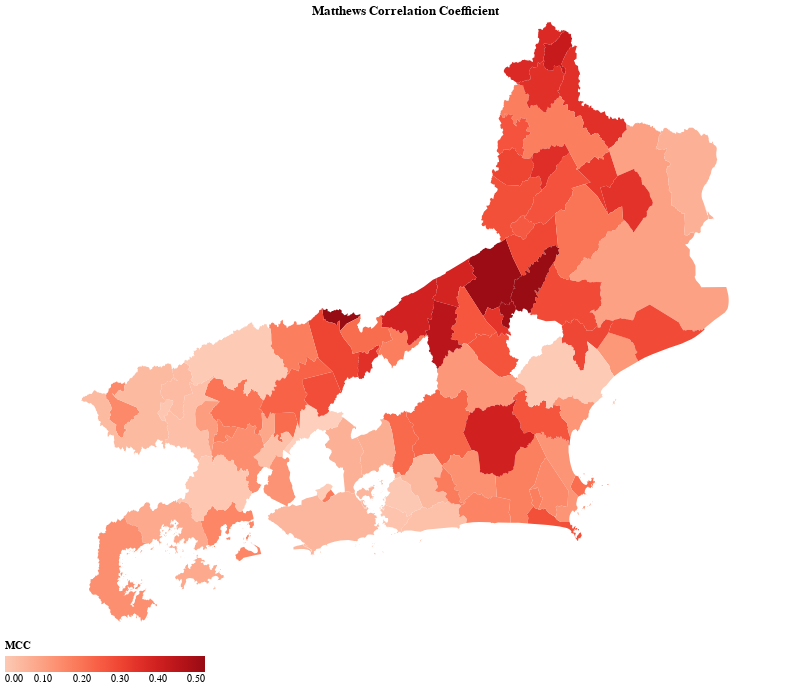

The notebook cell saved with this chart:
### Code cell
MCC = (
    alt.Chart(
        data=acertos,
        title='Matthews Correlation Coefficient',
        # padding={"left": 0, "top": 0, "right": 0, "bottom": 0},
    )
    .mark_geoshape()
    .encode(
        color=alt.Color(
            "MCC:Q",
            sort="ascending",
            scale=alt.Scale(
                scheme="reds",
                domainMin=0,
            ),
            legend=alt.Legend(
                title="MCC",
                orient="bottom",
                tickCount=10,
            ),
        ),
        tooltip=["name_muni:N",  "MCC:Q"],
    )  # .add_params(select_year)#.transform_filter(select_year)
    .properties(width=800, height=600)
)
MCC

### Figure 1 — Vega-Lite specification as saved in the notebook (floating-point values rounded to 4 significant figures; data arrays with more than 128 entries replaced by an {"elided": "..."} marker saying what was removed)
{"config": {"view": {"continuousWidth": 300, "continuousHeight": 300}}, "data": {"name": "data-63f2f8b774454189166a98bbeea2af08"}, "mark": {"type": "geoshape"}, "encoding": {"color": {"field": "MCC", "legend": {"orient": "bottom", "tickCount": 10, "title": "MCC"}, "scale": {"domainMin": 0, "scheme": "reds"}, "sort": "ascending", "type": "quantitative"}, "tooltip": [{"field": "name_muni", "type": "nominal"}, {"field": "MCC", "type": "quantitative"}]}, "height": 600, "title": "Matthews Correlation Coefficient", "width": 800, "$schema": "https://vega.github.io/schema/vega-lite/v5.15.1.json", "datasets": {"data-63f2f8b774454189166a98bbeea2af08": [{"receptivo": 255, "epi": 41, "residual": 20, "TP": 21, "FP": 234, "FN": 20, "TN": 433, "code_muni": 3300100, "name_muni": "Angra Dos Reis", "accuracy": 0.6412, "MCC": 0.07852, "type": "Feature", "geometry": {"type": "MultiPolygon", "coordinates": {"elided": "143 rows, 3292 float values in total"}}}, {"receptivo": 124, "epi": 18, "residual": 4, "TP": 14, "FP": 110, "FN": 4, "TN": 580, "code_muni": 3300159, "name_muni": "Aperibé", "accuracy": 0.839, "MCC": 0.2561, "type": "Feature", "geometry": {"type": "MultiPolygon", "coordinates": {"elided": "1x1x74x2 float values"}}}, {"receptivo": 271, "epi": 13, "residual": 0, "TP": 13, "FP": 258, "FN": 0, "TN": 437, "code_muni": 3300209, "name_muni": "Araruama", "accuracy": 0.6356, "MCC": 0.1737, "type": "Feature", "geometry": {"type": "MultiPolygon", "coordinates": {"elided": "1x1x122x2 float values"}}}, {"receptivo": 76, "epi": 28, "residual": 10, "TP": 18, "FP": 58, "FN": 10, "TN": 622, "code_muni": 3300225, "name_muni": "Areal", "accuracy": 0.904, "MCC": 0.351, "type": "Feature", "geometry": {"type": "MultiPolygon", "coordinates": {"elided": "1x1x95x2 float values"}}}, {"receptivo": 84, "epi": 32, "residual": 18, "TP": 14, "FP": 70, "FN": 18, "TN": 606, "code_muni": 3300233, "name_muni": "Armação Dos Búzios", "accuracy": 0.8757, "MCC": 0.2145, "type": "Feature", "geometry": {"type": "MultiPolygon", "coordinates": {"elided": "24 rows, 462 float values in total"}}}, {"receptivo": 180, "epi": 23, "residual": 2, "TP": 21, "FP": 159, "FN": 2, "TN": 526, "code_muni": 3300258, "name_muni": "Arraial Do Cabo", "accuracy": 0.7726, "MCC": 0.2772, "type": "Feature", "geometry": {"type": "MultiPolygon", "coordinates": {"elided": "6 rows, 322 float values in total"}}}, {"receptivo": 274, "epi": 26, "residual": 3, "TP": 23, "FP": 251, "FN": 3, "TN": 431, "code_muni": 3300308, "name_muni": "Barra Do Piraí", "accuracy": 0.6412, "MCC": 0.1995, "type": "Feature", "geometry": {"type": "MultiPolygon", "coordinates": {"elided": "1x1x251x2 float values"}}}, {"receptivo": 266, "epi": 6, "residual": 3, "TP": 3, "FP": 263, "FN": 3, "TN": 439, "code_muni": 3300407, "name_muni": "Barra Mansa", "accuracy": 0.6243, "MCC": 0.02373, "type": "Feature", "geometry": {"type": "MultiPolygon", "coordinates": {"elided": "1x1x314x2 float values"}}}, {"receptivo": 305, "epi": 0, "residual": 0, "TP": 0, "FP": 305, "FN": 0, "TN": 403, "code_muni": 3300456, "name_muni": "Belford Roxo", "accuracy": 0.5692, "MCC": null, "type": "Feature", "geometry": {"type": "MultiPolygon", "coordinates": [[[[-43.43, -22.73], [-43.43, -22.72], [-43.43, -22.72], [-43.43, -22.72], [-43.43, -22.7], [-43.42, -22.7], [-43.42, -22.7], [-43.41, -22.7], [-43.41, -22.69], [-43.4, -22.7], [-43.4, -22.69], [-43.39, -22.69], [-43.39, -22.69], [-43.39, -22.69], [-43.38, -22.69], [-43.38, -22.69], [-43.38, -22.69], [-43.38, -22.69], [-43.38, -22.69], [-43.38, -22.69], [-43.37, -22.69], [-43.37, -22.69], [-43.37, -22.69], [-43.35, -22.7], [-43.35, -22.7], [-43.34, -22.69], [-43.34, -22.7], [-43.33, -22.7], [-43.33, -22.7], [-43.33, -22.71], [-43.32, -22.71], [-43.33, -22.73], [-43.33, -22.76], [-43.39, -22.77], [-43.4, -22.78], [-43.42, -22.76], [-43.41, -22.76], [-43.42, -22.75], [-43.42, -22.75], [-43.43, -22.73]]]]}}, {"receptivo": 63, "epi": 7, "residual": 1, "TP": 6, "FP": 57, "FN": 1, "TN": 644, "code_muni": 3300506, "name_muni": "Bom Jardim", "accuracy": 0.9181, "MCC": 0.2696, "type": "Feature", "geometry": {"type": "MultiPolygon", "coordinates": {"elided": "1x1x134x2 float values"}}}, {"receptivo": 244, "epi": 66, "residual": 9, "TP": 57, "FP": 187, "FN": 9, "TN": 455, "code_muni": 3300605, "name_muni": "Bom Jesus Do Itabapoana", "accuracy": 0.7232, "MCC": 0.3502, "type": "Feature", "geometry": {"type": "MultiPolygon", "coordinates": {"elided": "1x1x360x2 float values"}}}, {"receptivo": 315, "epi": 28, "residual": 7, "TP": 21, "FP": 294, "FN": 7, "TN": 386, "code_muni": 3300704, "name_muni": "Cabo Frio", "accuracy": 0.5749, "MCC": 0.1246, "type": "Feature", "geometry": {"type": "MultiPolygon", "coordinates": {"elided": "13 rows, 482 float values in total"}}}, {"receptivo": 163, "epi": 11, "residual": 0, "TP": 11, "FP": 152, "FN": 0, "TN": 545, "code_muni": 3300803, "name_muni": "Cachoeiras De Macacu", "accuracy": 0.7853, "MCC": 0.2297, "type": "Feature", "geometry": {"type": "MultiPolygon", "coordinates": {"elided": "1x1x249x2 float values"}}}, {"receptivo": 105, "epi": 9, "residual": 0, "TP": 9, "FP": 96, "FN": 0, "TN": 603, "code_muni": 3300902, "name_muni": "Cambuci", "accuracy": 0.8644, "MCC": 0.2719, "type": "Feature", "geometry": {"type": "MultiPolygon", "coordinates": {"elided": "1x1x139x2 float values"}}}, {"receptivo": 93, "epi": 11, "residual": 6, "TP": 5, "FP": 88, "FN": 6, "TN": 609, "code_muni": 3300936, "name_muni": "Carapebus", "accuracy": 0.8672, "MCC": 0.1202, "type": "Feature", "geometry": {"type": "MultiPolygon", "coordinates": [[[[-41.75, -22.16], [-41.69, -22.11], [-41.59, -22.13], [-41.58, -22.14], [-41.57, -22.14], [-41.57, -22.15], [-41.57, -22.15], [-41.56, -22.15], [-41.55, -22.16], [-41.55, -22.17], [-41.55, -22.18], [-41.55, -22.18], [-41.55, -22.18], [-41.54, -22.19], [-41.54, -22.19], [-41.54, -22.19], [-41.54, -22.2], [-41.55, -22.2], [-41.55, -22.2], [-41.55, -22.22], [-41.55, -22.23], [-41.54, -22.23], [-41.54, -22.23], [-41.54, -22.23], [-41.54, -22.24], [-41.65, -22.28], [-41.69, -22.3], [-41.69, -22.29], [-41.69, -22.29], [-41.7, -22.28], [-41.7, -22.28], [-41.7, -22.28], [-41.7, -22.28], [-41.71, -22.28], [-41.71, -22.27], [-41.71, -22.27], [-41.71, -22.26], [-41.77, -22.18], [-41.75, -22.16]]]]}}, {"receptivo": 32, "epi": 11, "residual": 1, "TP": 10, "FP": 22, "FN": 1, "TN": 675, "code_muni": 3300951, "name_muni": "Comendador Levy Gasparian", "accuracy": 0.9675, "MCC": 0.5224, "type": "Feature", "geometry": {"type": "MultiPolygon", "coordinates": {"elided": "1x1x88x2 float values"}}}, {"receptivo": 216, "epi": 17, "residual": 7, "TP": 10, "FP": 206, "FN": 7, "TN": 485, "code_muni": 3301009, "name_muni": "Campos Dos Goytacazes", "accuracy": 0.6992, "MCC": 0.09646, "type": "Feature", "geometry": {"type": "MultiPolygon", "coordinates": {"elided": "2 rows, 1166 float values in total"}}}, {"receptivo": 84, "epi": 40, "residual": 8, "TP": 32, "FP": 52, "FN": 8, "TN": 616, "code_muni": 3301108, "name_muni": "Cantagalo", "accuracy": 0.9153, "MCC": 0.5156, "type": "Feature", "geometry": {"type": "MultiPolygon", "coordinates": {"elided": "1x1x197x2 float values"}}}, {"receptivo": 163, "epi": 27, "residual": 1, "TP": 26, "FP": 137, "FN": 1, "TN": 544, "code_muni": 3301157, "name_muni": "Cardoso Moreira", "accuracy": 0.8051, "MCC": 0.3466, "type": "Feature", "geometry": {"type": "MultiPolygon", "coordinates": {"elided": "1x1x102x2 float values"}}}, {"receptivo": 71, "epi": 31, "residual": 11, "TP": 20, "FP": 51, "FN": 11, "TN": 626, "code_muni": 3301207, "name_muni": "Carmo", "accuracy": 0.9124, "MCC": 0.3882, "type": "Feature", "geometry": {"type": "MultiPolygon", "coordinates": {"elided": "1x1x138x2 float values"}}}, {"receptivo": 157, "epi": 23, "residual": 4, "TP": 19, "FP": 138, "FN": 4, "TN": 547, "code_muni": 3301306, "name_muni": "Casimiro De Abreu", "accuracy": 0.7994, "MCC": 0.2666, "type": "Feature", "geometry": {"type": "MultiPolygon", "coordinates": {"elided": "2 rows, 596 float values in total"}}}, {"receptivo": 82, "epi": 8, "residual": 0, "TP": 8, "FP": 74, "FN": 0, "TN": 626, "code_muni": 3301405, "name_muni": "Conceição De Macabu", "accuracy": 0.8955, "MCC": 0.2954, "type": "Feature", "geometry": {"type": "MultiPolygon", "coordinates": {"elided": "1x1x159x2 float values"}}}, {"receptivo": 116, "epi": 40, "residual": 13, "TP": 27, "FP": 89, "FN": 13, "TN": 579, "code_muni": 3301504, "name_muni": "Cordeiro", "accuracy": 0.8559, "MCC": 0.3379, "type": "Feature", "geometry": {"type": "MultiPolygon", "coordinates": {"elided": "1x1x74x2 float values"}}}, {"receptivo": 41, "epi": 3, "residual": 0, "TP": 3, "FP": 38, "FN": 0, "TN": 667, "code_muni": 3301603, "name_muni": "Duas Barras", "accuracy": 0.9463, "MCC": 0.2631, "type": "Feature", "geometry": {"type": "MultiPolygon", "coordinates": {"elided": "1x1x144x2 float values"}}}, {"receptivo": 323, "epi": 5, "residual": 1, "TP": 4, "FP": 319, "FN": 1, "TN": 384, "code_muni": 3301702, "name_muni": "Duque De Caxias", "accuracy": 0.548, "MCC": 0.05821, "type": "Feature", "geometry": {"type": "MultiPolygon", "coordinates": {"elided": "1x1x174x2 float values"}}}, {"receptivo": 56, "epi": 8, "residual": 3, "TP": 5, "FP": 51, "FN": 3, "TN": 649, "code_muni": 3301801, "name_muni": "Engenheiro Paulo De Frontin", "accuracy": 0.9237, "MCC": 0.2162, "type": "Feature", "geometry": {"type": "MultiPolygon", "coordinates": {"elided": "1x1x79x2 float values"}}}, {"receptivo": 132, "epi": 8, "residual": 0, "TP": 8, "FP": 124, "FN": 0, "TN": 576, "code_muni": 3301850, "name_muni": "Guapimirim", "accuracy": 0.8249, "MCC": 0.2233, "type": "Feature", "geometry": {"type": "MultiPolygon", "coordinates": {"elided": "1x1x148x2 float values"}}}, {"receptivo": 216, "epi": 43, "residual": 16, "TP": 27, "FP": 189, "FN": 16, "TN": 476, "code_muni": 3301876, "name_muni": "Iguaba Grande", "accuracy": 0.7105, "MCC": 0.1783, "type": "Feature", "geometry": {"type": "MultiPolygon", "coordinates": [[[[-42.25, -22.8], [-42.25, -22.79], [-42.21, -22.79], [-42.21, -22.78], [-42.2, -22.78], [-42.2, -22.79], [-42.2, -22.8], [-42.2, -22.8], [-42.19, -22.8], [-42.2, -22.8], [-42.19, -22.81], [-42.19, -22.82], [-42.18, -22.83], [-42.21, -22.88], [-42.23, -22.87], [-42.24, -22.86], [-42.25, -22.85], [-42.24, -22.84], [-42.25, -22.8]]]]}}, {"receptivo": 169, "epi": 31, "residual": 21, "TP": 10, "FP": 159, "FN": 21, "TN": 518, "code_muni": 3301900, "name_muni": "Itaboraí", "accuracy": 0.7458, "MCC": 0.04211, "type": "Feature", "geometry": {"type": "MultiPolygon", "coordinates": {"elided": "2 rows, 348 float values in total"}}}, {"receptivo": 207, "epi": 0, "residual": 0, "TP": 0, "FP": 207, "FN": 0, "TN": 501, "code_muni": 3302007, "name_muni": "Itaguaí", "accuracy": 0.7076, "MCC": null, "type": "Feature", "geometry": {"type": "MultiPolygon", "coordinates": {"elided": "27 rows, 692 float values in total"}}}, {"receptivo": 175, "epi": 42, "residual": 8, "TP": 34, "FP": 141, "FN": 8, "TN": 525, "code_muni": 3302056, "name_muni": "Italva", "accuracy": 0.7895, "MCC": 0.3274, "type": "Feature", "geometry": {"type": "MultiPolygon", "coordinates": {"elided": "1x1x84x2 float values"}}}, {"receptivo": 155, "epi": 17, "residual": 0, "TP": 17, "FP": 138, "FN": 0, "TN": 553, "code_muni": 3302106, "name_muni": "Itaocara", "accuracy": 0.8051, "MCC": 0.2963, "type": "Feature", "geometry": {"type": "MultiPolygon", "coordinates": {"elided": "1x1x224x2 float values"}}}, {"receptivo": 319, "epi": 54, "residual": 13, "TP": 41, "FP": 278, "FN": 13, "TN": 376, "code_muni": 3302205, "name_muni": "Itaperuna", "accuracy": 0.589, "MCC": 0.1783, "type": "Feature", "geometry": {"type": "MultiPolygon", "coordinates": {"elided": "1x1x484x2 float values"}}}, {"receptivo": 106, "epi": 29, "residual": 17, "TP": 12, "FP": 94, "FN": 17, "TN": 585, "code_muni": 3302254, "name_muni": "Itatiaia", "accuracy": 0.8432, "MCC": 0.153, "type": "Feature", "geometry": {"type": "MultiPolygon", "coordinates": {"elided": "1x1x145x2 float values"}}}, {"receptivo": 165, "epi": 0, "residual": 0, "TP": 0, "FP": 165, "FN": 0, "TN": 543, "code_muni": 3302270, "name_muni": "Japeri", "accuracy": 0.7669, "MCC": null, "type": "Feature", "geometry": {"type": "MultiPolygon", "coordinates": {"elided": "1x1x65x2 float values"}}}, {"receptivo": 57, "epi": 13, "residual": 5, "TP": 8, "FP": 49, "FN": 5, "TN": 646, "code_muni": 3302304, "name_muni": "Laje Do Muriaé", "accuracy": 0.9237, "MCC": 0.2689, "type": "Feature", "geometry": {"type": "MultiPolygon", "coordinates": {"elided": "1x1x199x2 float values"}}}, {"receptivo": 96, "epi": 8, "residual": 7, "TP": 1, "FP": 95, "FN": 7, "TN": 605, "code_muni": 3302403, "name_muni": "Macaé", "accuracy": 0.8559, "MCC": -0.003308, "type": "Feature", "geometry": {"type": "MultiPolygon", "coordinates": {"elided": "11 rows, 754 float values in total"}}}, {"receptivo": 57, "epi": 60, "residual": 28, "TP": 32, "FP": 25, "FN": 28, "TN": 623, "code_muni": 3302452, "name_muni": "Macuco", "accuracy": 0.9251, "MCC": 0.5064, "type": "Feature", "geometry": {"type": "MultiPolygon", "coordinates": {"elided": "1x1x90x2 float values"}}}, {"receptivo": 281, "epi": 2, "residual": 0, "TP": 2, "FP": 279, "FN": 0, "TN": 427, "code_muni": 3302502, "name_muni": "Magé", "accuracy": 0.6059, "MCC": 0.06561, "type": "Feature", "geometry": {"type": "MultiPolygon", "coordinates": {"elided": "5 rows, 286 float values in total"}}}, {"receptivo": 271, "epi": 11, "residual": 0, "TP": 11, "FP": 260, "FN": 0, "TN": 437, "code_muni": 3302601, "name_muni": "Mangaratiba", "accuracy": 0.6328, "MCC": 0.1595, "type": "Feature", "geometry": {"type": "MultiPolygon", "coordinates": {"elided": "67 rows, 1246 float values in total"}}}, {"receptivo": 142, "epi": 11, "residual": 8, "TP": 3, "FP": 139, "FN": 8, "TN": 558, "code_muni": 3302700, "name_muni": "Maricá", "accuracy": 0.7924, "MCC": 0.02264, "type": "Feature", "geometry": {"type": "MultiPolygon", "coordinates": {"elided": "7 rows, 312 float values in total"}}}, {"receptivo": 69, "epi": 40, "residual": 32, "TP": 8, "FP": 61, "FN": 32, "TN": 607, "code_muni": 3302809, "name_muni": "Mendes", "accuracy": 0.8686, "MCC": 0.08461, "type": "Feature", "geometry": {"type": "MultiPolygon", "coordinates": {"elided": "1x1x82x2 float values"}}}, {"receptivo": 2, "epi": 6, "residual": 6, "TP": 0, "FP": 2, "FN": 6, "TN": 700, "code_muni": 3302858, "name_muni": "Mesquita", "accuracy": 0.9887, "MCC": -0.004921, "type": "Feature", "geometry": {"type": "MultiPolygon", "coordinates": [[[[-43.44, -22.77], [-43.43, -22.77], [-43.43, -22.77], [-43.42, -22.76], [-43.42, -22.77], [-43.41, -22.77], [-43.4, -22.78], [-43.41, -22.79], [-43.42, -22.8], [-43.43, -22.8], [-43.43, -22.8], [-43.44, -22.81], [-43.44, -22.82], [-43.44, -22.82], [-43.45, -22.83], [-43.45, -22.83], [-43.46, -22.83], [-43.47, -22.84], [-43.48, -22.83], [-43.49, -22.82], [-43.5, -22.81], [-43.49, -22.8], [-43.5, -22.8], [-43.5, -22.79], [-43.47, -22.79], [-43.47, -22.78], [-43.47, -22.78], [-43.46, -22.78], [-43.46, -22.78], [-43.46, -22.78], [-43.46, -22.78], [-43.45, -22.78], [-43.45, -22.77], [-43.44, -22.77]]]]}}, {"receptivo": 102, "epi": 1, "residual": 1, "TP": 0, "FP": 102, "FN": 1, "TN": 605, "code_muni": 3302908, "name_muni": "Miguel Pereira", "accuracy": 0.8545, "MCC": -0.01543, "type": "Feature", "geometry": {"type": "MultiPolygon", "coordinates": {"elided": "1x1x157x2 float values"}}}, {"receptivo": 138, "epi": 28, "residual": 6, "TP": 22, "FP": 116, "FN": 6, "TN": 564, "code_muni": 3303005, "name_muni": "Miracema", "accuracy": 0.8277, "MCC": 0.3026, "type": "Feature", "geometry": {"type": "MultiPolygon", "coordinates": {"elided": "1x1x113x2 float values"}}}, {"receptivo": 170, "epi": 71, "residual": 22, "TP": 49, "FP": 121, "FN": 22, "TN": 516, "code_muni": 3303104, "name_muni": "Natividade", "accuracy": 0.798, "MCC": 0.3517, "type": "Feature", "geometry": {"type": "MultiPolygon", "coordinates": {"elided": "1x1x206x2 float values"}}}, {"receptivo": 167, "epi": 10, "residual": 1, "TP": 9, "FP": 158, "FN": 1, "TN": 540, "code_muni": 3303203, "name_muni": "Nilópolis", "accuracy": 0.7754, "MCC": 0.1872, "type": "Feature", "geometry": {"type": "MultiPolygon", "coordinates": [[[[-43.43, -22.8], [-43.43, -22.8], [-43.42, -22.8], [-43.41, -22.79], [-43.39, -22.81], [-43.41, -22.82], [-43.41, -22.82], [-43.42, -22.82], [-43.42, -22.83], [-43.42, -22.83], [-43.43, -22.84], [-43.46, -22.85], [-43.47, -22.84], [-43.46, -22.83], [-43.45, -22.83], [-43.45, -22.83], [-43.44, -22.82], [-43.44, -22.82], [-43.44, -22.81], [-43.43, -22.8]]]]}}, {"receptivo": 168, "epi": 18, "residual": 13, "TP": 5, "FP": 163, "FN": 13, "TN": 527, "code_muni": 3303302, "name_muni": "Niterói", "accuracy": 0.7514, "MCC": 0.01537, "type": "Feature", "geometry": {"type": "MultiPolygon", "coordinates": {"elided": "14 rows, 480 float values in total"}}}, {"receptivo": 191, "epi": 21, "residual": 9, "TP": 12, "FP": 179, "FN": 9, "TN": 508, "code_muni": 3303401, "name_muni": "Nova Friburgo", "accuracy": 0.7345, "MCC": 0.1188, "type": "Feature", "geometry": {"type": "MultiPolygon", "coordinates": {"elided": "1x1x299x2 float values"}}}, {"receptivo": 330, "epi": 0, "residual": 0, "TP": 0, "FP": 330, "FN": 0, "TN": 378, "code_muni": 3303500, "name_muni": "Nova Iguaçu", "accuracy": 0.5339, "MCC": null, "type": "Feature", "geometry": {"type": "MultiPolygon", "coordinates": {"elided": "1x1x235x2 float values"}}}, {"receptivo": 93, "epi": 17, "residual": 14, "TP": 3, "FP": 90, "FN": 14, "TN": 601, "code_muni": 3303609, "name_muni": "Paracambi", "accuracy": 0.8531, "MCC": 0.02095, "type": "Feature", "geometry": {"type": "MultiPolygon", "coordinates": {"elided": "1x1x151x2 float values"}}}, {"receptivo": 94, "epi": 14, "residual": 2, "TP": 12, "FP": 82, "FN": 2, "TN": 612, "code_muni": 3303708, "name_muni": "Paraíba Do Sul", "accuracy": 0.8814, "MCC": 0.3032, "type": "Feature", "geometry": {"type": "MultiPolygon", "coordinates": {"elided": "1x1x113x2 float values"}}}, {"receptivo": 204, "epi": 48, "residual": 23, "TP": 25, "FP": 179, "FN": 23, "TN": 481, "code_muni": 3303807, "name_muni": "Paraty", "accuracy": 0.7147, "MCC": 0.1386, "type": "Feature", "geometry": {"type": "MultiPolygon", "coordinates": {"elided": "72 rows, 2120 float values in total"}}}, {"receptivo": 117, "epi": 11, "residual": 0, "TP": 11, "FP": 106, "FN": 0, "TN": 591, "code_muni": 3303856, "name_muni": "Paty Do Alferes", "accuracy": 0.8503, "MCC": 0.2823, "type": "Feature", "geometry": {"type": "MultiPolygon", "coordinates": {"elided": "1x1x87x2 float values"}}}, {"receptivo": 210, "epi": 0, "residual": 0, "TP": 0, "FP": 210, "FN": 0, "TN": 498, "code_muni": 3303906, "name_muni": "Petrópolis", "accuracy": 0.7034, "MCC": null, "type": "Feature", "geometry": {"type": "MultiPolygon", "coordinates": {"elided": "1x1x274x2 float values"}}}, {"receptivo": 179, "epi": 27, "residual": 10, "TP": 17, "FP": 162, "FN": 10, "TN": 519, "code_muni": 3303955, "name_muni": "Pinheiral", "accuracy": 0.7571, "MCC": 0.1726, "type": "Feature", "geometry": {"type": "MultiPolygon", "coordinates": [[[[-44.03, -22.51], [-44.03, -22.51], [-44.03, -22.5], [-44.03, -22.5], [-44.03, -22.5], [-44.03, -22.49], [-44.03, -22.49], [-44.02, -22.48], [-44.01, -22.5], [-44.0, -22.51], [-44.0, -22.51], [-43.99, -22.52], [-43.98, -22.51], [-43.98, -22.52], [-43.96, -22.52], [-43.96, -22.52], [-43.95, -22.52], [-43.95, -22.52], [-43.94, -22.52], [-43.91, -22.52], [-43.95, -22.57], [-43.98, -22.55], [-43.99, -22.56], [-43.99, -22.56], [-43.99, -22.56], [-43.99, -22.57], [-43.98, -22.57], [-43.98, -22.58], [-43.98, -22.58], [-44.0, -22.58], [-44.01, -22.59], [-44.02, -22.58], [-44.04, -22.58], [-44.06, -22.59], [-44.07, -22.59], [-44.05, -22.55], [-44.05, -22.55], [-44.05, -22.55], [-44.04, -22.55], [-44.04, -22.55], [-44.04, -22.55], [-44.04, -22.54], [-44.03, -22.54], [-44.04, -22.53], [-44.03, -22.53], [-44.03, -22.53], [-44.03, -22.53], [-44.03, -22.52], [-44.03, -22.52], [-44.03, -22.51], [-44.03, -22.51]]]]}}, {"receptivo": 309, "epi": 35, "residual": 9, "TP": 26, "FP": 283, "FN": 9, "TN": 390, "code_muni": 3304003, "name_muni": "Piraí", "accuracy": 0.5876, "MCC": 0.1409, "type": "Feature", "geometry": {"type": "MultiPolygon", "coordinates": {"elided": "1x1x264x2 float values"}}}, {"receptivo": 224, "epi": 52, "residual": 4, "TP": 48, "FP": 176, "FN": 4, "TN": 480, "code_muni": 3304102, "name_muni": "Porciúncula", "accuracy": 0.7458, "MCC": 0.3673, "type": "Feature", "geometry": {"type": "MultiPolygon", "coordinates": {"elided": "1x1x224x2 float values"}}}, {"receptivo": 68, "epi": 18, "residual": 16, "TP": 2, "FP": 66, "FN": 16, "TN": 624, "code_muni": 3304110, "name_muni": "Porto Real", "accuracy": 0.8842, "MCC": 0.008258, "type": "Feature", "geometry": {"type": "MultiPolygon", "coordinates": [[[[-44.34, -22.41], [-44.33, -22.42], [-44.32, -22.41], [-44.31, -22.4], [-44.31, -22.4], [-44.29, -22.4], [-44.28, -22.4], [-44.27, -22.41], [-44.28, -22.42], [-44.29, -22.43], [-44.3, -22.44], [-44.3, -22.45], [-44.31, -22.45], [-44.31, -22.45], [-44.31, -22.46], [-44.32, -22.47], [-44.32, -22.47], [-44.32, -22.47], [-44.33, -22.47], [-44.33, -22.47], [-44.34, -22.47], [-44.33, -22.47], [-44.33, -22.48], [-44.33, -22.48], [-44.33, -22.49], [-44.33, -22.49], [-44.33, -22.49], [-44.34, -22.49], [-44.34, -22.49], [-44.35, -22.49], [-44.36, -22.48], [-44.36, -22.48], [-44.36, -22.48], [-44.36, -22.48], [-44.36, -22.47], [-44.36, -22.47], [-44.36, -22.47], [-44.37, -22.47], [-44.37, -22.47], [-44.37, -22.46], [-44.37, -22.46], [-44.37, -22.45], [-44.36, -22.45], [-44.35, -22.44], [-44.35, -22.43], [-44.35, -22.43], [-44.35, -22.41], [-44.34, -22.41]]]]}}, {"receptivo": 71, "epi": 18, "residual": 15, "TP": 3, "FP": 68, "FN": 15, "TN": 622, "code_muni": 3304128, "name_muni": "Quatis", "accuracy": 0.8828, "MCC": 0.0357, "type": "Feature", "geometry": {"type": "MultiPolygon", "coordinates": {"elided": "1x1x233x2 float values"}}}, {"receptivo": 157, "epi": 0, "residual": 0, "TP": 0, "FP": 157, "FN": 0, "TN": 551, "code_muni": 3304144, "name_muni": "Queimados", "accuracy": 0.7782, "MCC": null, "type": "Feature", "geometry": {"type": "MultiPolygon", "coordinates": {"elided": "1x1x65x2 float values"}}}, {"receptivo": 114, "epi": 23, "residual": 6, "TP": 17, "FP": 97, "FN": 6, "TN": 588, "code_muni": 3304151, "name_muni": "Quissamã", "accuracy": 0.8545, "MCC": 0.2882, "type": "Feature", "geometry": {"type": "MultiPolygon", "coordinates": {"elided": "1x1x105x2 float values"}}}, {"receptivo": 182, "epi": 47, "residual": 32, "TP": 15, "FP": 167, "FN": 32, "TN": 494, "code_muni": 3304201, "name_muni": "Resende", "accuracy": 0.7189, "MCC": 0.03788, "type": "Feature", "geometry": {"type": "MultiPolygon", "coordinates": {"elided": "1x1x533x2 float values"}}}, {"receptivo": 127, "epi": 18, "residual": 9, "TP": 9, "FP": 118, "FN": 9, "TN": 572, "code_muni": 3304300, "name_muni": "Rio Bonito", "accuracy": 0.8206, "MCC": 0.135, "type": "Feature", "geometry": {"type": "MultiPolygon", "coordinates": {"elided": "1x1x167x2 float values"}}}, {"receptivo": 105, "epi": 6, "residual": 5, "TP": 1, "FP": 104, "FN": 5, "TN": 598, "code_muni": 3304409, "name_muni": "Rio Claro", "accuracy": 0.846, "MCC": 0.004776, "type": "Feature", "geometry": {"type": "MultiPolygon", "coordinates": {"elided": "1x1x320x2 float values"}}}, {"receptivo": 112, "epi": 15, "residual": 6, "TP": 9, "FP": 103, "FN": 6, "TN": 590, "code_muni": 3304508, "name_muni": "Rio Das Flores", "accuracy": 0.846, "MCC": 0.1781, "type": "Feature", "geometry": {"type": "MultiPolygon", "coordinates": {"elided": "1x1x177x2 float values"}}}, {"receptivo": 189, "epi": 23, "residual": 10, "TP": 13, "FP": 176, "FN": 10, "TN": 509, "code_muni": 3304524, "name_muni": "Rio Das Ostras", "accuracy": 0.7373, "MCC": 0.1236, "type": "Feature", "geometry": {"type": "MultiPolygon", "coordinates": {"elided": "42 rows, 672 float values in total"}}}, {"receptivo": 340, "epi": 14, "residual": 5, "TP": 9, "FP": 331, "FN": 5, "TN": 363, "code_muni": 3304557, "name_muni": "Rio De Janeiro", "accuracy": 0.5254, "MCC": 0.04623, "type": "Feature", "geometry": {"type": "MultiPolygon", "coordinates": {"elided": "133 rows, 2270 float values in total"}}}, {"receptivo": 45, "epi": 4, "residual": 0, "TP": 4, "FP": 41, "FN": 0, "TN": 663, "code_muni": 3304607, "name_muni": "Santa Maria Madalena", "accuracy": 0.9421, "MCC": 0.2893, "type": "Feature", "geometry": {"type": "MultiPolygon", "coordinates": {"elided": "1x1x298x2 float values"}}}, {"receptivo": 223, "epi": 39, "residual": 6, "TP": 33, "FP": 190, "FN": 6, "TN": 479, "code_muni": 3304706, "name_muni": "Santo Antônio De Pádua", "accuracy": 0.7232, "MCC": 0.2761, "type": "Feature", "geometry": {"type": "MultiPolygon", "coordinates": {"elided": "1x1x234x2 float values"}}}, {"receptivo": 124, "epi": 28, "residual": 20, "TP": 8, "FP": 116, "FN": 20, "TN": 564, "code_muni": 3304755, "name_muni": "São Francisco De Itabapoana", "accuracy": 0.8079, "MCC": 0.05903, "type": "Feature", "geometry": {"type": "MultiPolygon", "coordinates": {"elided": "6 rows, 678 float values in total"}}}, {"receptivo": 121, "epi": 17, "residual": 6, "TP": 11, "FP": 110, "FN": 6, "TN": 581, "code_muni": 3304805, "name_muni": "São Fidélis", "accuracy": 0.8362, "MCC": 0.1984, "type": "Feature", "geometry": {"type": "MultiPolygon", "coordinates": {"elided": "1x1x200x2 float values"}}}, {"receptivo": 172, "epi": 8, "residual": 6, "TP": 2, "FP": 170, "FN": 6, "TN": 530, "code_muni": 3304904, "name_muni": "São Gonçalo", "accuracy": 0.7514, "MCC": 0.00176, "type": "Feature", "geometry": {"type": "MultiPolygon", "coordinates": {"elided": "9 rows, 314 float values in total"}}}, {"receptivo": 84, "epi": 0, "residual": 0, "TP": 0, "FP": 84, "FN": 0, "TN": 624, "code_muni": 3305000, "name_muni": "São João Da Barra", "accuracy": 0.8814, "MCC": null, "type": "Feature", "geometry": {"type": "MultiPolygon", "coordinates": {"elided": "7 rows, 172 float values in total"}}}, {"receptivo": 304, "epi": 0, "residual": 0, "TP": 0, "FP": 304, "FN": 0, "TN": 404, "code_muni": 3305109, "name_muni": "São João De Meriti", "accuracy": 0.5706, "MCC": null, "type": "Feature", "geometry": {"type": "MultiPolygon", "coordinates": [[[[-43.4, -22.78], [-43.39, -22.77], [-43.33, -22.76], [-43.33, -22.79], [-43.33, -22.8], [-43.35, -22.8], [-43.35, -22.8], [-43.36, -22.8], [-43.36, -22.8], [-43.37, -22.8], [-43.37, -22.81], [-43.38, -22.81], [-43.38, -22.81], [-43.38, -22.81], [-43.38, -22.81], [-43.39, -22.81], [-43.39, -22.81], [-43.41, -22.79], [-43.4, -22.78]]]]}}, {"receptivo": 107, "epi": 24, "residual": 4, "TP": 20, "FP": 87, "FN": 4, "TN": 597, "code_muni": 3305133, "name_muni": "São José De Ubá", "accuracy": 0.8715, "MCC": 0.3568, "type": "Feature", "geometry": {"type": "MultiPolygon", "coordinates": {"elided": "1x1x140x2 float values"}}}, {"receptivo": 80, "epi": 17, "residual": 9, "TP": 8, "FP": 72, "FN": 9, "TN": 619, "code_muni": 3305158, "name_muni": "São José Do Vale Do Rio Preto", "accuracy": 0.8856, "MCC": 0.1772, "type": "Feature", "geometry": {"type": "MultiPolygon", "coordinates": {"elided": "1x1x154x2 float values"}}}, {"receptivo": 254, "epi": 9, "residual": 0, "TP": 9, "FP": 245, "FN": 0, "TN": 454, "code_muni": 3305208, "name_muni": "São Pedro Da Aldeia", "accuracy": 0.654, "MCC": 0.1517, "type": "Feature", "geometry": {"type": "MultiPolygon", "coordinates": [[[[-42.19, -22.82], [-42.19, -22.81], [-42.2, -22.8], [-42.19, -22.8], [-42.2, -22.8], [-42.2, -22.8], [-42.2, -22.79], [-42.2, -22.78], [-42.21, -22.78], [-42.21, -22.79], [-42.25, -22.79], [-42.22, -22.77], [-42.17, -22.68], [-42.15, -22.67], [-42.14, -22.66], [-42.14, -22.66], [-42.13, -22.65], [-42.02, -22.8], [-42.04, -22.86], [-42.04, -22.86], [-42.04, -22.87], [-42.05, -22.87], [-42.05, -22.86], [-42.06, -22.87], [-42.06, -22.87], [-42.07, -22.86], [-42.08, -22.87], [-42.1, -22.86], [-42.11, -22.87], [-42.1, -22.88], [-42.1, -22.89], [-42.11, -22.9], [-42.11, -22.91], [-42.12, -22.91], [-42.12, -22.91], [-42.15, -22.89], [-42.16, -22.88], [-42.17, -22.87], [-42.18, -22.88], [-42.19, -22.87], [-42.2, -22.88], [-42.21, -22.88], [-42.21, -22.88], [-42.18, -22.83], [-42.19, -22.82]]]]}}, {"receptivo": 43, "epi": 12, "residual": 0, "TP": 12, "FP": 31, "FN": 0, "TN": 665, "code_muni": 3305307, "name_muni": "São Sebastião Do Alto", "accuracy": 0.9562, "MCC": 0.5164, "type": "Feature", "geometry": {"type": "MultiPolygon", "coordinates": {"elided": "1x1x380x2 float values"}}}, {"receptivo": 132, "epi": 31, "residual": 3, "TP": 28, "FP": 104, "FN": 3, "TN": 573, "code_muni": 3305406, "name_muni": "Sapucaia", "accuracy": 0.8489, "MCC": 0.3938, "type": "Feature", "geometry": {"type": "MultiPolygon", "coordinates": {"elided": "1x1x174x2 float values"}}}, {"receptivo": 328, "epi": 29, "residual": 4, "TP": 25, "FP": 303, "FN": 4, "TN": 376, "code_muni": 3305505, "name_muni": "Saquarema", "accuracy": 0.5664, "MCC": 0.1653, "type": "Feature", "geometry": {"type": "MultiPolygon", "coordinates": {"elided": "7 rows, 228 float values in total"}}}, {"receptivo": 177, "epi": 4, "residual": 0, "TP": 4, "FP": 173, "FN": 0, "TN": 531, "code_muni": 3305554, "name_muni": "Seropédica", "accuracy": 0.7556, "MCC": 0.1306, "type": "Feature", "geometry": {"type": "MultiPolygon", "coordinates": {"elided": "1x1x97x2 float values"}}}, {"receptivo": 95, "epi": 25, "residual": 4, "TP": 21, "FP": 74, "FN": 4, "TN": 609, "code_muni": 3305604, "name_muni": "Silva Jardim", "accuracy": 0.8898, "MCC": 0.3962, "type": "Feature", "geometry": {"type": "MultiPolygon", "coordinates": {"elided": "1x1x245x2 float values"}}}, {"receptivo": 34, "epi": 11, "residual": 2, "TP": 9, "FP": 25, "FN": 2, "TN": 672, "code_muni": 3305703, "name_muni": "Sumidouro", "accuracy": 0.9619, "MCC": 0.4525, "type": "Feature", "geometry": {"type": "MultiPolygon", "coordinates": {"elided": "1x1x212x2 float values"}}}, {"receptivo": 101, "epi": 29, "residual": 16, "TP": 13, "FP": 88, "FN": 16, "TN": 591, "code_muni": 3305752, "name_muni": "Tanguá", "accuracy": 0.8531, "MCC": 0.1806, "type": "Feature", "geometry": {"type": "MultiPolygon", "coordinates": {"elided": "1x1x141x2 float values"}}}, {"receptivo": 153, "epi": 0, "residual": 0, "TP": 0, "FP": 153, "FN": 0, "TN": 555, "code_muni": 3305802, "name_muni": "Teresópolis", "accuracy": 0.7839, "MCC": null, "type": "Feature", "geometry": {"type": "MultiPolygon", "coordinates": {"elided": "1x1x255x2 float values"}}}, {"receptivo": 21, "epi": 0, "residual": 0, "TP": 0, "FP": 21, "FN": 0, "TN": 687, "code_muni": 3305901, "name_muni": "Trajano De Moraes", "accuracy": 0.9703, "MCC": null, "type": "Feature", "geometry": {"type": "MultiPolygon", "coordinates": {"elided": "1x1x218x2 float values"}}}, {"receptivo": 153, "epi": 9, "residual": 0, "TP": 9, "FP": 144, "FN": 0, "TN": 555, "code_muni": 3306008, "name_muni": "Três Rios", "accuracy": 0.7966, "MCC": 0.2161, "type": "Feature", "geometry": {"type": "MultiPolygon", "coordinates": {"elided": "1x1x123x2 float values"}}}, {"receptivo": 107, "epi": 47, "residual": 40, "TP": 7, "FP": 100, "FN": 40, "TN": 561, "code_muni": 3306107, "name_muni": "Valença", "accuracy": 0.8023, "MCC": -0.001633, "type": "Feature", "geometry": {"type": "MultiPolygon", "coordinates": {"elided": "1x1x484x2 float values"}}}, {"receptivo": 90, "epi": 26, "residual": 4, "TP": 22, "FP": 68, "FN": 4, "TN": 614, "code_muni": 3306156, "name_muni": "Varre-Sai", "accuracy": 0.8983, "MCC": 0.4215, "type": "Feature", "geometry": {"type": "MultiPolygon", "coordinates": {"elided": "1x1x156x2 float values"}}}, {"receptivo": 198, "epi": 35, "residual": 9, "TP": 26, "FP": 172, "FN": 9, "TN": 501, "code_muni": 3306206, "name_muni": "Vassouras", "accuracy": 0.7444, "MCC": 0.2353, "type": "Feature", "geometry": {"type": "MultiPolygon", "coordinates": {"elided": "1x1x171x2 float values"}}}, {"receptivo": 344, "epi": 38, "residual": 11, "TP": 27, "FP": 317, "FN": 11, "TN": 353, "code_muni": 3306305, "name_muni": "Volta Redonda", "accuracy": 0.5367, "MCC": 0.107, "type": "Feature", "geometry": {"type": "MultiPolygon", "coordinates": {"elided": "1x1x109x2 float values"}}}]}}
